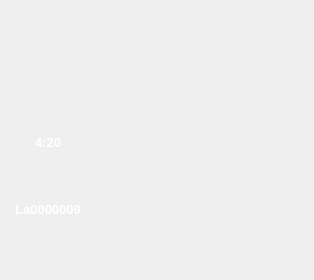
<?xml version="1.0" encoding="UTF-8"?>
<ui version="4.0">
 <class>Form</class>
 <widget class="QWidget" name="Form">
  <property name="geometry">
   <rect>
    <x>0</x>
    <y>0</y>
    <width>314</width>
    <height>280</height>
   </rect>
  </property>
  <property name="windowTitle">
   <string>Form</string>
  </property>
  <property name="styleSheet">
   <string notr="true"/>
  </property>
  <widget class="QWidget" name="background" native="true">
   <property name="geometry">
    <rect>
     <x>0</x>
     <y>0</y>
     <width>96</width>
     <height>224</height>
    </rect>
   </property>
   <property name="styleSheet">
    <string notr="true">.QWidget{background-image: url(:/slot/png/slot/detecting.png); border:0px}</string>
   </property>
   <widget class="QLabel" name="number">
    <property name="geometry">
     <rect>
      <x>0</x>
      <y>0</y>
      <width>96</width>
      <height>62</height>
     </rect>
    </property>
    <property name="font">
     <font>
      <family>Arial Black</family>
      <pointsize>34</pointsize>
      <weight>75</weight>
      <bold>true</bold>
     </font>
    </property>
    <property name="styleSheet">
     <string notr="true">.QLabel{background-color: transparent; border:0; color : #1e3858}</string>
    </property>
    <property name="text">
     <string/>
    </property>
    <property name="alignment">
     <set>Qt::AlignCenter</set>
    </property>
   </widget>
   <widget class="QLabel" name="timer">
    <property name="geometry">
     <rect>
      <x>0</x>
      <y>132</y>
      <width>96</width>
      <height>21</height>
     </rect>
    </property>
    <property name="font">
     <font>
      <pointsize>10</pointsize>
      <weight>75</weight>
      <bold>true</bold>
     </font>
    </property>
    <property name="styleSheet">
     <string notr="true">.QLabel{background-color: transparent; border:0; color : white}</string>
    </property>
    <property name="text">
     <string>4:20</string>
    </property>
    <property name="alignment">
     <set>Qt::AlignCenter</set>
    </property>
   </widget>
   <widget class="QLabel" name="id">
    <property name="geometry">
     <rect>
      <x>0</x>
      <y>196</y>
      <width>96</width>
      <height>26</height>
     </rect>
    </property>
    <property name="font">
     <font>
      <pointsize>10</pointsize>
      <weight>75</weight>
      <bold>true</bold>
     </font>
    </property>
    <property name="styleSheet">
     <string notr="true">QLabel{background-color: transparent; border:0; color : white}</string>
    </property>
    <property name="text">
     <string>La0000009</string>
    </property>
    <property name="alignment">
     <set>Qt::AlignCenter</set>
    </property>
   </widget>
   <widget class="QPushButton" name="button">
    <property name="geometry">
     <rect>
      <x>0</x>
      <y>0</y>
      <width>96</width>
      <height>224</height>
     </rect>
    </property>
    <property name="styleSheet">
     <string notr="true">QPushButton{background-color: transparent; border:0; color : white}</string>
    </property>
    <property name="text">
     <string/>
    </property>
   </widget>
  </widget>
 </widget>
 <resources>
  <include location="title.qrc"/>
 </resources>
 <connections/>
</ui>
